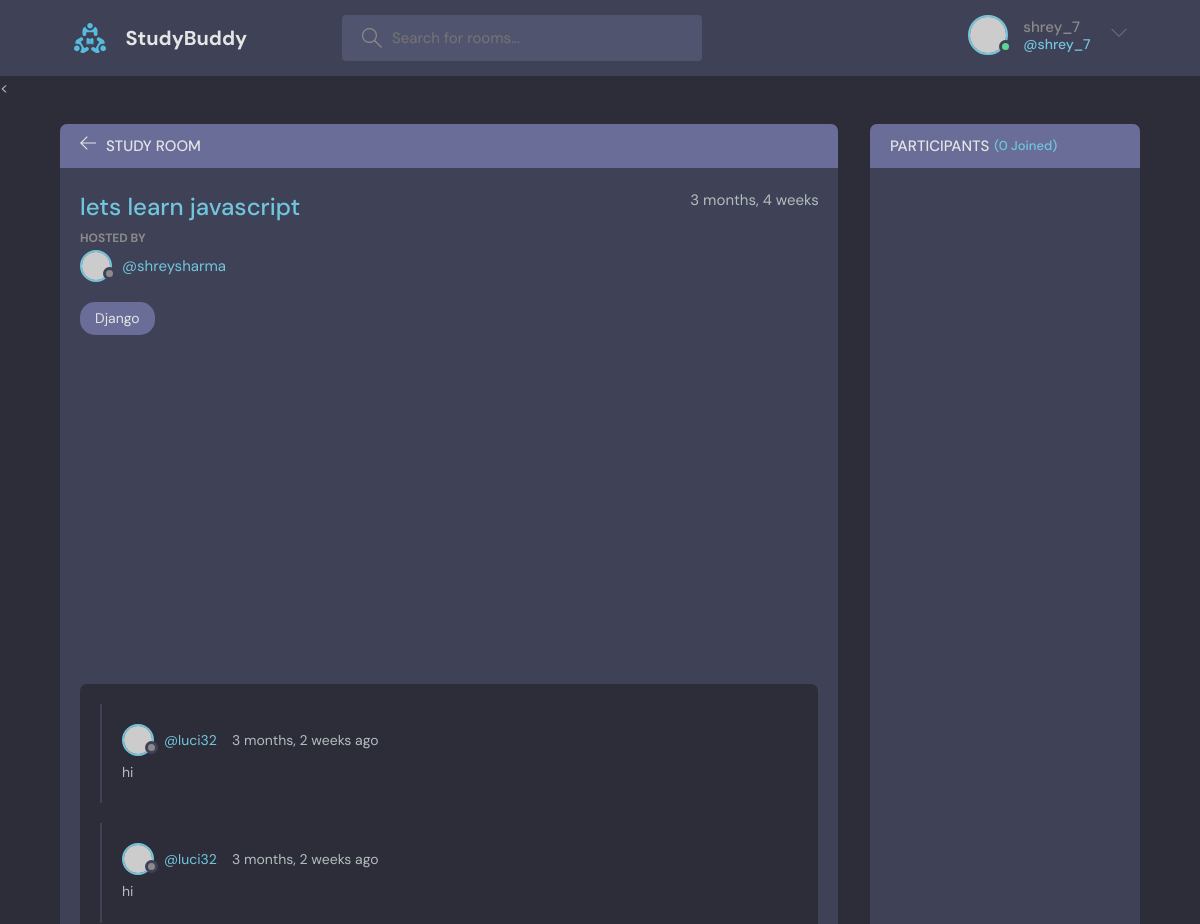
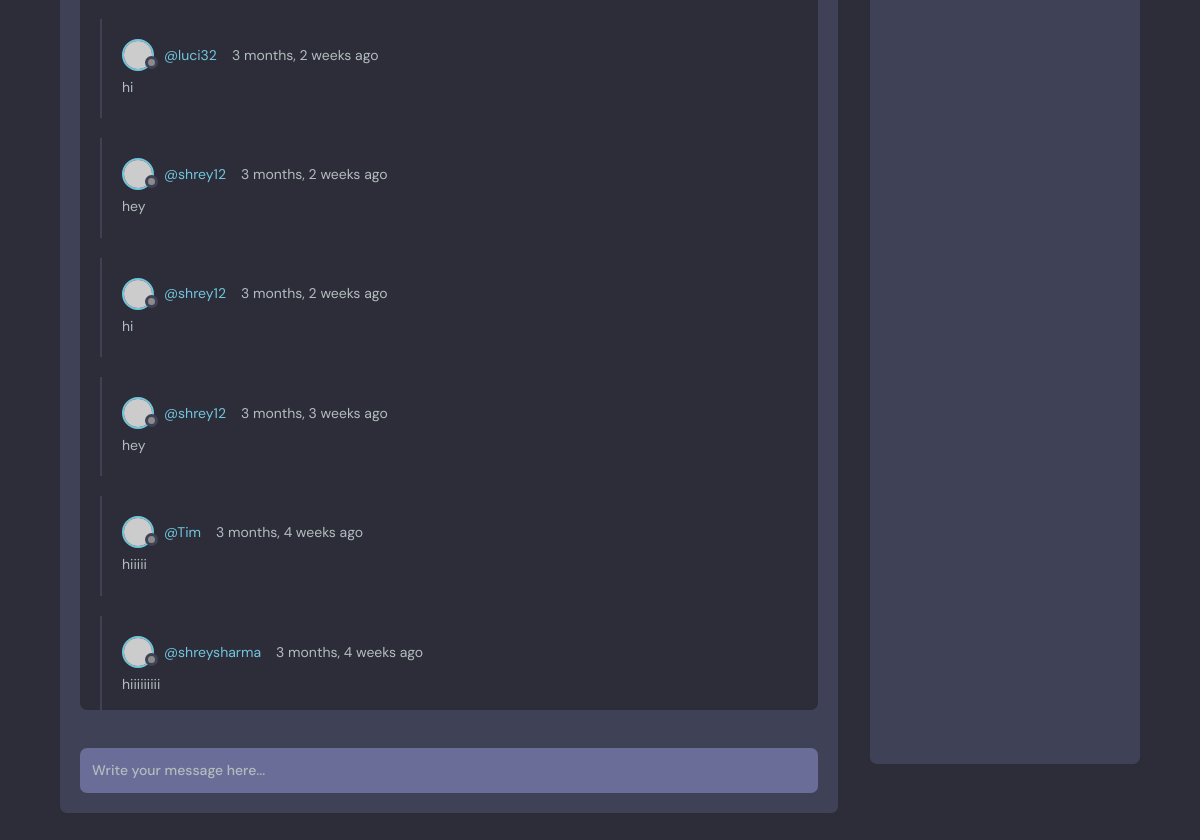
The page /room/2/ (signed in) on the database its author committed (2 pictures, top to bottom).
### base/models.py (models this page shows, shortened)
class Room(models.Model):
    host = models.ForeignKey(User, on_delete=models.SET_NULL, null=True)
    topic = models.ForeignKey(Topic, on_delete=models.SET_NULL, null=True)
    name = models.CharField(max_length=200)
    description = models.TextField(null=True, blank=True)
    participants = models.ManyToManyField(User, related_name='participants', blank=True)
    updated = models.DateTimeField(auto_now=True)
    created = models.DateTimeField(auto_now_add=True) #auto_now_add only takes a timestamp
    class Meta:
        ordering = ['-updated', '-created']

class Topic(models.Model):
    name = models.CharField(max_length=200)
    def __str__(self):
        return self.name

class Message(models.Model):
    user = models.ForeignKey(User, on_delete=models.CASCADE)
    room = models.ForeignKey(Room, on_delete=models.CASCADE)
    body = models.TextField()
    updated = models.DateTimeField(auto_now=True)
    created = models.DateTimeField(auto_now_add=True)
    class Meta:
        ordering = ['-updated', '-created']

### base/views.py (the view, shortened to what this page needs)
# urls.py: path('room/<str:pk>/', views.room, name='room'),
def room(request, pk):
    room = Room.objects.get(id=pk)
    room_messages = room.message_set.all().order_by('-created')
    participants = room.participants.all()
    context = {'room': room, 'room_messages': room_messages, 'participants': participants}
    return render(request, 'base/room.html', context)

### base/templates/base/room.html (shortened to what this page needs)
{% extends 'main.html' %}
{% block content %}
    <main class="profile-page layout layout--2">
      <div class="container">
        <div class="room">
          <div class="room__top">
            <div class="room__topLeft">
              <a href="{% url 'home' %}">
                <svg version="1.1" xmlns="http://www.w3.org/2000/svg" width="32" height="32" viewBox="0 0 32 32">
                  <title>arrow-left</title>
                  <path
                    d="M13.723 2.286l-13.723 13.714 13.719 13.714 1.616-1.611-10.96-10.96h27.625v-2.286h-27.625l10.965-10.965-1.616-1.607z"
                  ></path>
                </svg>
              </a>
              <h3>Study Room</h3>
            </div>
          </div>
          <div class="room__box scroll">
            <div class="room__header scroll">
              <div class="room__info">
                <h3>{{room.name}}</h3>
                <span>{{room.created|timesince}}</span>
              </div>
              <div class="room__hosted">
                <p>Hosted By</p>
                <a href="{% url 'user-profile' room.host.id %}" class="room__author">
                  <div class="avatar avatar--small">
                    <img src="https://randomuser.me/api/portraits/men/37.jpg" />
                  </div>
                  <span>@{{room.host.username}}</span>
                </a>
              </div>
              <span class="room__topics">{{room.topic}}</span>
            </div>
            <div class="room__conversation">
              <div class="threads scroll">
                {% for message in room_messages %}
                <div class="thread">
                  <div class="thread__top">
                    <div class="thread__author">
                      <a href="{% url 'user-profile' message.user.id %}" class="thread__authorInfo">
                        <div class="avatar avatar--small">
                          <img src="https://randomuser.me/api/portraits/men/37.jpg" />
                        </div>
                        <span>@{{message.user.username}}</span>
                      </a>
                      <span class="thread__date">{{message.created|timesince}} ago</span>
                    </div>
                  </div>
                  <div class="thread__details">
                    {{ message.body }}
                  </div>
                </div>
                {% endfor %}
              </div>
            </div>
          </div>
          <div class="room__message">
            <form action="" method="post">
              <input name="body" placeholder="Write your message here..." /></form>
          </div>
        </div>
        <div class="participants">
          <h3 class="participants__top">Participants <span>({{participants.count}} Joined)</span></h3>
          <div class="participants__list scroll">
          </div>
        </div>
      </div>
    </main>
  {% endblock content %}

### templates1/navbar.html (shortened to what this page needs)
{% load static %}
<header class="header header--loggedIn">
      <div class="container">
        <a href="{% url 'home' %}" class="header__logo">
          <img src="{% static 'images/logo.svg' %}" />
          <h1>StudyBuddy</h1>
        </a>
        <form class="header__search" method="GET" action="{% url 'home' %}">
          <label>
            <input name="q" placeholder="Search for rooms..." />
          </label>
        </form>
        <nav class="header__menu">
          {% if request.user.is_authenticated %}
          <div class="header__user">
            <a href="{% url 'update-user' %}">
              <div class="avatar avatar--medium active">
                <img src="https://randomuser.me/api/portraits/men/37.jpg" />
              </div>
              <p>{{request.user.username}} <span>@{{request.user.username}}</span></p>
            </a>
            <button class="dropdown-button">
              <svg version="1.1" xmlns="http://www.w3.org/2000/svg" width="32" height="32" viewBox="0 0 32 32">
                <title>chevron-down</title>
                <path d="M16 21l-13-13h-3l16 16 16-16h-3l-13 13z"></path>
              </svg>
            </button>
          </div>
          {% else %}
          <a href="{% url 'login' %}">
            <img src="{% static 'images/avatar.svg'  %}" />
            <p>Login</p>
          </a>
          {% endif %}
        </nav>
      </div>
    </header>
<

### rows shown on the page
Room: name "lets learn javascript", created "3 months, 4 weeks", host.username "shreysharma", topic "Django"
Message: user.username "luci32", created "3 months, 2 weeks", body "hi"
Message: user.username "luci32", created "3 months, 2 weeks", body "hi"
Message: user.username "luci32", created "3 months, 2 weeks", body "hi"
Message: user.username "shrey12", created "3 months, 2 weeks", body "hey"
Message: user.username "shrey12", created "3 months, 2 weeks", body "hi"
Message: user.username "shrey12", created "3 months, 3 weeks", body "hey"
Message: user.username "Tim", created "3 months, 4 weeks", body "hiiiii"
Message: user.username "shreysharma", created "3 months, 4 weeks", body "hiiiiiiiii"

### other values the page prints
{{ request.user.username }} "shrey_7"
{{ participants.count }} "0"
